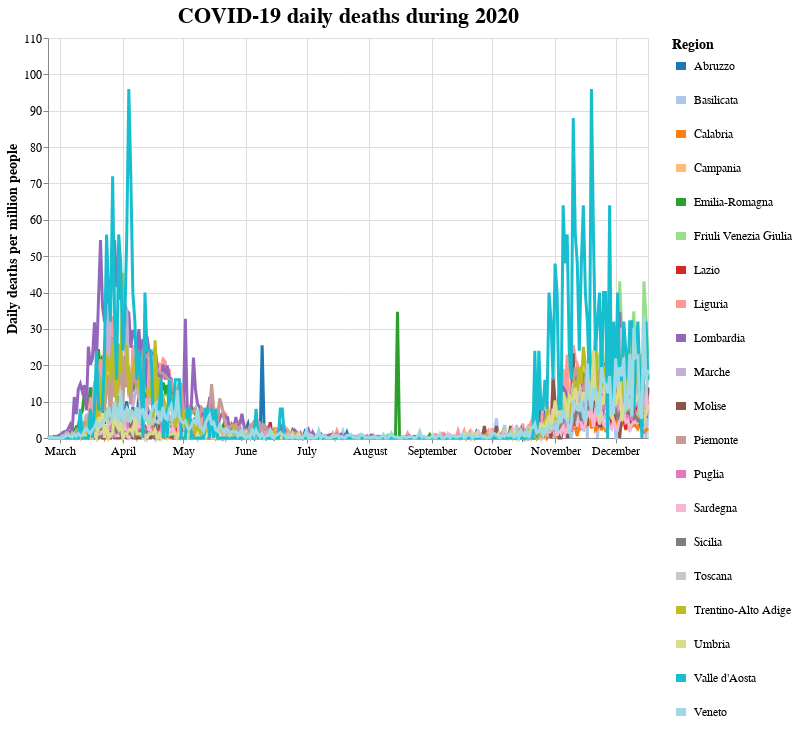

Notebook source saved alongside this figure:
### Code cell
selection = alt.selection_multi(fields=['region'], bind='legend')

# The basic line (palette: https://vega.github.io/vega/docs/schemes/)
line = alt.Chart(inc_covid_dd).mark_line().encode(
    x=alt.X('date:T', axis=alt.Axis(title=None)),
    y=alt.Y(
        'deaths_per_million:Q',
        scale=alt.Scale(domain=(0, 110), clamp=True),
        axis=alt.Axis(title='Daily deaths per million people')
    ),
    color=alt.Color(
        'region:N',
        scale=alt.Scale(scheme='category20'),
        legend=alt.Legend(title='Region')
    ),
    opacity=alt.condition(selection, alt.value(1), alt.value(0.01)),
    size=alt.value(3)
).configure_axis(
    labelFontSize=12,
    titleFontSize=14,
).configure_legend(
    titleFontSize=14,
    labelFontSize=12,
    symbolStrokeWidth=8
).configure_title(
    fontSize=22
).add_selection(
    selection
).properties(
    title='COVID-19 daily deaths during 2020',
    width=600,
    height=400
)

line

### Figure 1 — Vega-Lite specification as saved in the notebook (floating-point values rounded to 4 significant figures; data arrays with more than 128 entries replaced by an {"elided": "..."} marker saying what was removed)
{"config": {"view": {"continuousWidth": 400, "continuousHeight": 300}, "axis": {"labelFontSize": 12, "titleFontSize": 14}, "legend": {"labelFontSize": 12, "symbolStrokeWidth": 8, "titleFontSize": 14}, "title": {"fontSize": 22}}, "data": {"name": "data-2b5e7d1df78b831995b642e21da1268c"}, "mark": "line", "encoding": {"color": {"type": "nominal", "field": "region", "legend": {"title": "Region"}, "scale": {"scheme": "category20"}}, "opacity": {"condition": {"value": 1, "selection": "selector002"}, "value": 0.01}, "size": {"value": 3}, "x": {"type": "temporal", "axis": {"title": null}, "field": "date"}, "y": {"type": "quantitative", "axis": {"title": "Daily deaths per million people"}, "field": "deaths_per_million", "scale": {"clamp": true, "domain": [0, 110]}}}, "height": 400, "selection": {"selector002": {"type": "multi", "fields": ["region"], "bind": "legend"}}, "title": "COVID-19 daily deaths during 2020", "width": 600, "$schema": "https://vega.github.io/schema/vega-lite/v4.8.1.json", "datasets": {"data-2b5e7d1df78b831995b642e21da1268c": {"elided": "5960 records"}}}
